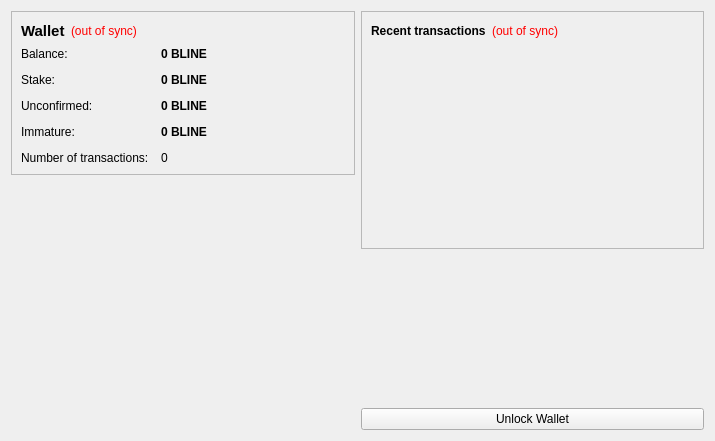
<?xml version="1.0" encoding="UTF-8"?>
<ui version="4.0">
 <class>OverviewPage</class>
 <widget class="QWidget" name="OverviewPage">
  <property name="geometry">
   <rect>
    <x>0</x>
    <y>0</y>
    <width>715</width>
    <height>441</height>
   </rect>
  </property>
  <property name="windowTitle">
   <string>Form</string>
  </property>
  <layout class="QHBoxLayout" name="horizontalLayout" stretch="1,1">
   <item>
    <layout class="QVBoxLayout" name="verticalLayout_2">
     <item>
      <widget class="QFrame" name="frame">
       <property name="frameShape">
        <enum>QFrame::StyledPanel</enum>
       </property>
       <property name="frameShadow">
        <enum>QFrame::Raised</enum>
       </property>
       <layout class="QVBoxLayout" name="verticalLayout_4">
        <item>
         <layout class="QHBoxLayout" name="horizontalLayout_4">
          <item>
           <widget class="QLabel" name="label_5">
            <property name="font">
             <font>
              <pointsize>11</pointsize>
              <weight>75</weight>
              <bold>true</bold>
             </font>
            </property>
            <property name="text">
             <string>Wallet</string>
            </property>
           </widget>
          </item>
          <item>
           <widget class="QLabel" name="labelWalletStatus">
            <property name="toolTip">
             <string>The displayed information may be out of date. Your wallet automatically synchronizes with the linkcoin network after a connection is established, but this process has not completed yet.</string>
            </property>
            <property name="styleSheet">
             <string notr="true">QLabel { color: red; }</string>
            </property>
            <property name="text">
             <string notr="true">(out of sync)</string>
            </property>
            <property name="alignment">
             <set>Qt::AlignLeading|Qt::AlignLeft|Qt::AlignVCenter</set>
            </property>
           </widget>
          </item>
          <item>
           <spacer name="horizontalSpacer_2">
            <property name="orientation">
             <enum>Qt::Horizontal</enum>
            </property>
            <property name="sizeHint" stdset="0">
             <size>
              <width>40</width>
              <height>20</height>
             </size>
            </property>
           </spacer>
          </item>
         </layout>
        </item>
        <item>
         <layout class="QFormLayout" name="formLayout_2">
          <property name="fieldGrowthPolicy">
           <enum>QFormLayout::AllNonFixedFieldsGrow</enum>
          </property>
          <property name="horizontalSpacing">
           <number>12</number>
          </property>
          <property name="verticalSpacing">
           <number>12</number>
          </property>
          <item row="0" column="0">
           <widget class="QLabel" name="label">
            <property name="text">
             <string>Balance:</string>
            </property>
           </widget>
          </item>
          <item row="0" column="1">
           <widget class="QLabel" name="labelBalance">
            <property name="font">
             <font>
              <weight>75</weight>
              <bold>true</bold>
             </font>
            </property>
            <property name="cursor">
             <cursorShape>IBeamCursor</cursorShape>
            </property>
            <property name="toolTip">
             <string>Your current balance</string>
            </property>
            <property name="text">
             <string notr="true">0 BLINE</string>
            </property>
            <property name="textInteractionFlags">
             <set>Qt::LinksAccessibleByMouse|Qt::TextSelectableByKeyboard|Qt::TextSelectableByMouse</set>
            </property>
           </widget>
          </item>
          <item row="1" column="0">
           <widget class="QLabel" name="label_6">
            <property name="text">
             <string>Stake:</string>
            </property>
           </widget>
          </item>
          <item row="1" column="1">
           <widget class="QLabel" name="labelStake">
            <property name="font">
             <font>
              <weight>75</weight>
              <bold>true</bold>
             </font>
            </property>
            <property name="cursor">
             <cursorShape>IBeamCursor</cursorShape>
            </property>
            <property name="toolTip">
             <string>Total of coins that was staked, and do not yet count toward the current balance</string>
            </property>
            <property name="text">
             <string notr="true">0 BLINE</string>
            </property>
            <property name="textInteractionFlags">
             <set>Qt::LinksAccessibleByMouse|Qt::TextSelectableByKeyboard|Qt::TextSelectableByMouse</set>
            </property>
           </widget>
          </item>
          <item row="2" column="0">
           <widget class="QLabel" name="label_3">
            <property name="text">
             <string>Unconfirmed:</string>
            </property>
           </widget>
          </item>
          <item row="2" column="1">
           <widget class="QLabel" name="labelUnconfirmed">
            <property name="font">
             <font>
              <weight>75</weight>
              <bold>true</bold>
             </font>
            </property>
            <property name="cursor">
             <cursorShape>IBeamCursor</cursorShape>
            </property>
            <property name="toolTip">
             <string>Total of transactions that have yet to be confirmed, and do not yet count toward the current balance</string>
            </property>
            <property name="text">
             <string notr="true">0 BLINE</string>
            </property>
            <property name="textInteractionFlags">
             <set>Qt::LinksAccessibleByMouse|Qt::TextSelectableByKeyboard|Qt::TextSelectableByMouse</set>
            </property>
           </widget>
          </item>
          <item row="3" column="0">
           <widget class="QLabel" name="labelImmatureText">
            <property name="text">
             <string>Immature:</string>
            </property>
           </widget>
          </item>
          <item row="3" column="1">
           <widget class="QLabel" name="labelImmature">
            <property name="font">
             <font>
              <weight>75</weight>
              <bold>true</bold>
             </font>
            </property>
            <property name="toolTip">
             <string>Mined balance that has not yet matured</string>
            </property>
            <property name="text">
             <string notr="true">0 BLINE</string>
            </property>
            <property name="textInteractionFlags">
             <set>Qt::LinksAccessibleByMouse|Qt::TextSelectableByKeyboard|Qt::TextSelectableByMouse</set>
            </property>
           </widget>
          </item>
          <item row="4" column="0">
           <widget class="QLabel" name="label_2">
            <property name="text">
             <string>Number of transactions:</string>
            </property>
           </widget>
          </item>
          <item row="4" column="1">
           <widget class="QLabel" name="labelNumTransactions">
            <property name="toolTip">
             <string>Total number of transactions in wallet</string>
            </property>
            <property name="text">
             <string notr="true">0</string>
            </property>
           </widget>
          </item>
         </layout>
        </item>
       </layout>
      </widget>
     </item>
     <item>
      <spacer name="verticalSpacer">
       <property name="orientation">
        <enum>Qt::Vertical</enum>
       </property>
       <property name="sizeHint" stdset="0">
        <size>
         <width>20</width>
         <height>40</height>
        </size>
       </property>
      </spacer>
     </item>
     <item>
      <widget class="QLabel" name="label_6">
       <property name="text">
        <string/>
       </property>
       <property name="pixmap">
        <pixmap resource="../bitcoin.qrc">:/images/backg</pixmap>
       </property>
       <property name="scaledContents">
        <bool>false</bool>
       </property>
       <property name="alignment">
        <set>Qt::AlignCenter</set>
       </property>
       <property name="margin">
        <number>-2</number>
       </property>
      </widget>
     </item>
    </layout>
   </item>
   <item>
    <layout class="QVBoxLayout" name="verticalLayout_3">
     <item>
      <widget class="QFrame" name="frame_2">
       <property name="frameShape">
        <enum>QFrame::StyledPanel</enum>
       </property>
       <property name="frameShadow">
        <enum>QFrame::Raised</enum>
       </property>
       <layout class="QVBoxLayout" name="verticalLayout">
        <item>
         <layout class="QHBoxLayout" name="horizontalLayout_2">
          <item>
           <widget class="QLabel" name="label_4">
            <property name="text">
             <string>&lt;b&gt;Recent transactions&lt;/b&gt;</string>
            </property>
           </widget>
          </item>
          <item>
           <widget class="QLabel" name="labelTransactionsStatus">
            <property name="toolTip">
             <string>The displayed information may be out of date. Your wallet automatically synchronizes with the linkcoin network after a connection is established, but this process has not completed yet.</string>
            </property>
            <property name="styleSheet">
             <string notr="true">QLabel { color: red; }</string>
            </property>
            <property name="text">
             <string notr="true">(out of sync)</string>
            </property>
            <property name="alignment">
             <set>Qt::AlignRight|Qt::AlignTrailing|Qt::AlignVCenter</set>
            </property>
           </widget>
          </item>
          <item>
           <spacer name="horizontalSpacer">
            <property name="orientation">
             <enum>Qt::Horizontal</enum>
            </property>
            <property name="sizeHint" stdset="0">
             <size>
              <width>40</width>
              <height>20</height>
             </size>
            </property>
           </spacer>
          </item>
         </layout>
        </item>
        <item>
         <widget class="QListView" name="listTransactions">
          <property name="styleSheet">
           <string notr="true">QListView { background: transparent; }</string>
          </property>
          <property name="frameShape">
           <enum>QFrame::NoFrame</enum>
          </property>
          <property name="verticalScrollBarPolicy">
           <enum>Qt::ScrollBarAlwaysOff</enum>
          </property>
          <property name="horizontalScrollBarPolicy">
           <enum>Qt::ScrollBarAlwaysOff</enum>
          </property>
          <property name="selectionMode">
           <enum>QAbstractItemView::NoSelection</enum>
          </property>
         </widget>
        </item>
       </layout>
      </widget>
     </item>
     <item>
      <spacer name="verticalSpacer_2">
       <property name="orientation">
        <enum>Qt::Vertical</enum>
       </property>
       <property name="sizeHint" stdset="0">
        <size>
         <width>20</width>
         <height>40</height>
        </size>
       </property>
      </spacer>
     </item>
     <item>
      <widget class="QPushButton" name="unlockWalletButton">
       <property name="text">
        <string>Unlock Wallet</string>
       </property>
      </widget>
     </item>
    </layout>
   </item>
  </layout>
 </widget>
 <resources>
  <include location="../bitcoin.qrc"/>
 </resources>
 <connections/>
</ui>
